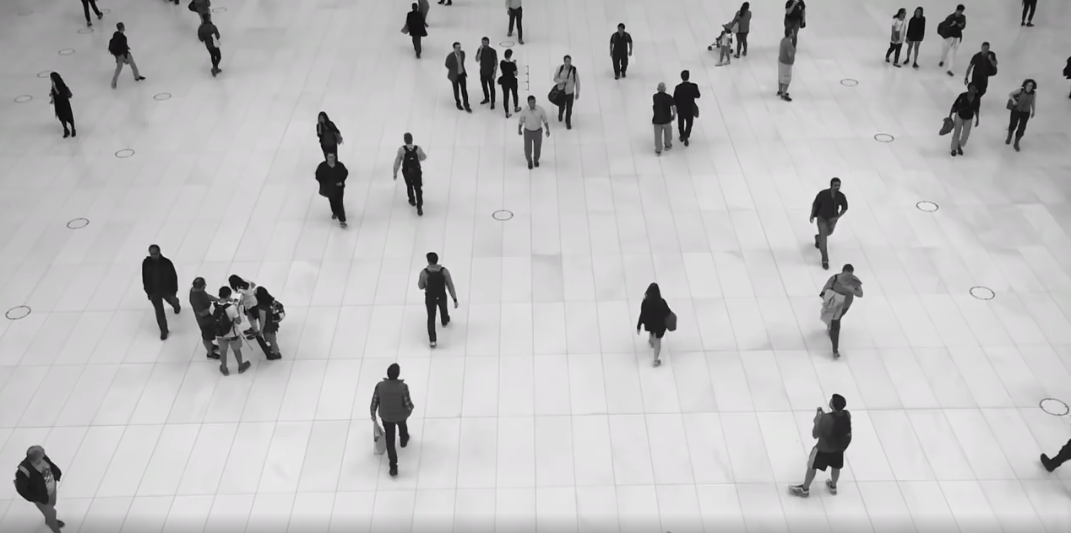
#> input picture feed.png, 1071 x 533 px
$ python count_img.py
#> lines starting #> are read from the running program, lines starting #| are printed output that depends on the picture; after the words box and inside, x2 and y2 are one past the last pixel; in counts of white or black regions, pixels touching at a corner belong together
#> further down, image is the input picture: shape (533, 1071, 3); mean B, G, R 192.9, 191.7, 192.9
import cv2
import numpy as np

def count_people(image):
  """Counts the number of people in an image.

  Args:
    image: The input image.

  Returns:
    The number of people in the image.
  """

  # Convert the image to grayscale.
  gray_image = cv2.cvtColor(image, cv2.COLOR_BGR2GRAY)

  # Apply a Gaussian blur to the image to smooth it out.
  blurred_image = cv2.GaussianBlur(gray_image, (5, 5), 0)

  # Threshold the image to create a binary image.
  thresholded_image = cv2.threshold(blurred_image, 127, 255, cv2.THRESH_BINARY)[1]
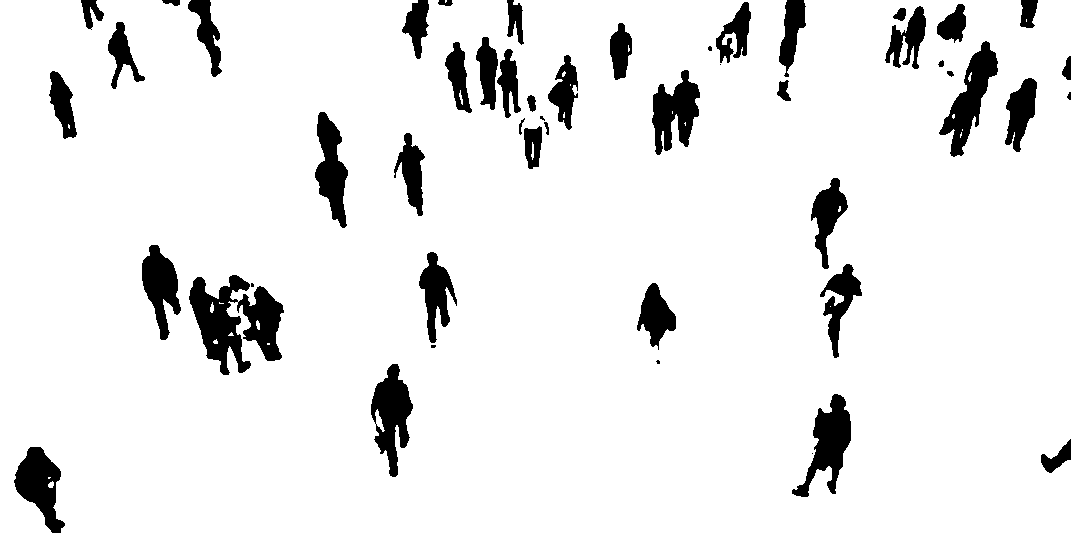
#> thresholded_image: shape (533, 1071); 91.9% white; 50 black regions (7 under 20 px)

  # Find the contours in the binary image.
  contours, hierarchy = cv2.findContours(thresholded_image, cv2.RETR_EXTERNAL, cv2.CHAIN_APPROX_SIMPLE)
#> contours = 5 contours, 3 with area under 20; largest, box (x1, y1, x2, y2) and area: (0, 0, 1071, 533) 561383, (48, 481, 54, 488) 22

  # Initialize the count of people to 0.
  people_count = 0

  # Loop over the contours.
  for contour in contours:
    # Check if the contour is large enough to be a person.
    if cv2.contourArea(contour) > 1000:
      # Increment the count of people.
      people_count += 1
#> this loop made 5 passes
#> people_count on pass 5: 1
#> contour on passes 2 to 4: [[48, 477], [48, 478], [49, 478], [50, 477]], [[1026, 19], [1026, 21]], [[445, 0], [445, 2], [446, 1], [446, 0]]
#> after the loop, people_count = 1

  # Return the number of people.
  return people_count

if __name__ == "__main__":
  # Load the image.
  image = cv2.imread("feed.png")

  # Count the number of people in the image.
  people_count = count_people(image)
#> people_count = 1

  # Display the number of people.
  cv2.putText(image, str(people_count), (10, 20), cv2.FONT_HERSHEY_SIMPLEX, 0.5, (255, 0, 0))
#> image: shape (533, 1071, 3); under 0.01% of pixels changed, all inside (x1, y1, x2, y2) = (13, 10, 17, 21)

  # Show the image.
  cv2.imshow("People Counter", image)
  cv2.waitKey(0)
